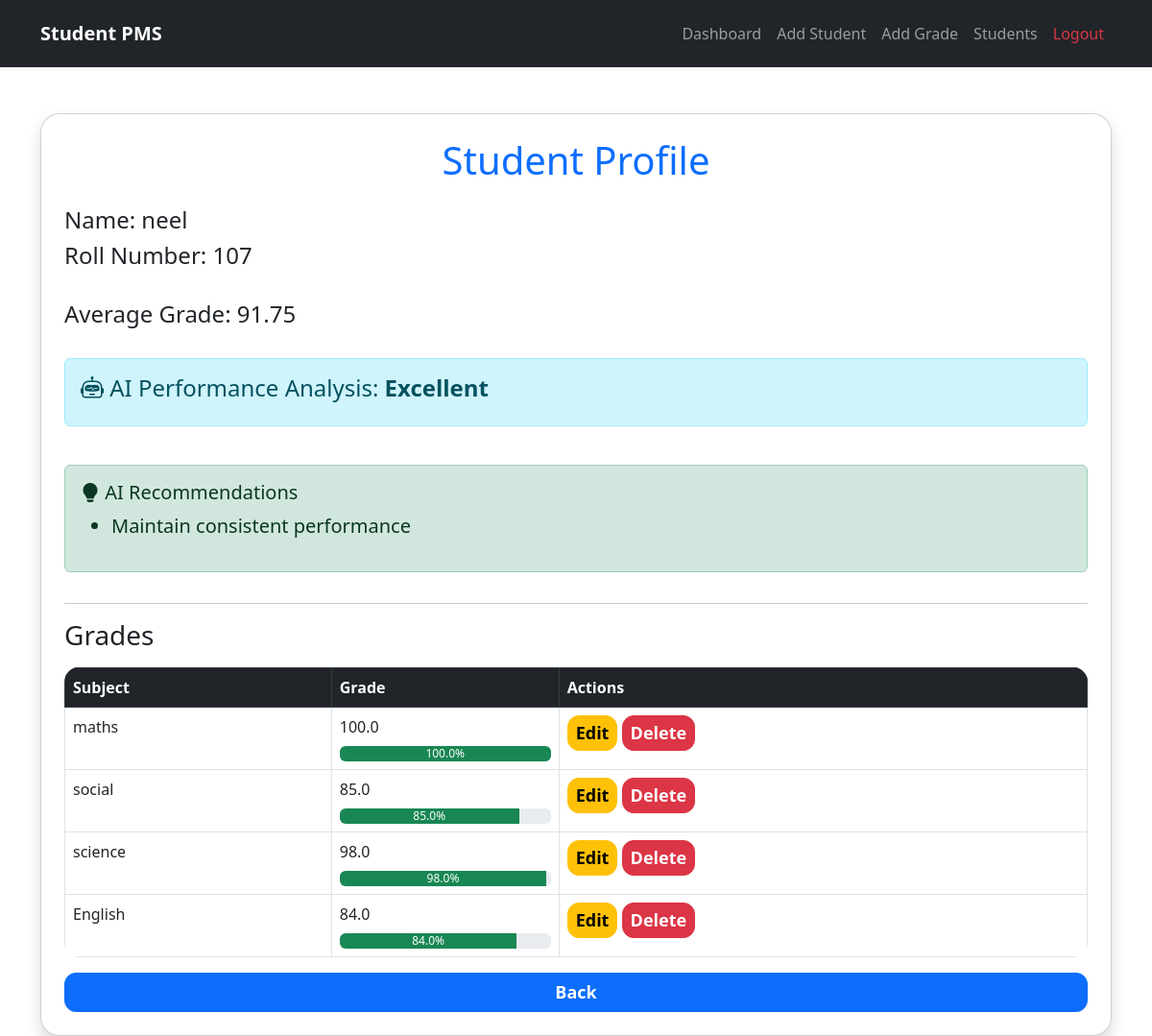
Screenshot of /student/107 with the database file from the repository.
### tables this page shows
CREATE TABLE students (
    name TEXT,
    roll_number TEXT PRIMARY KEY
);

CREATE TABLE grades (
    roll_number TEXT,
    subject TEXT,
    grade REAL
);

### app.py (the view)
@app.route("/student/<roll_number>")
def student_profile(roll_number):
    student, grades = get_student_details(roll_number)
    if not student:
        return "Student not found!"
    (
    performance,
    average,
    weak_subjects,
    recommendations) = analyze_student_performance(grades)
    return render_template(
    "student_profile.html",
    student=student,
    grades=grades,
    performance=performance,
    average=average,
    weak_subjects=weak_subjects,
    recommendations=recommendations)

### database.py (called while the page is built)
def get_student_details(roll_number):
    cursor.execute("""
    SELECT * FROM students
    WHERE roll_number = ?
    """, (roll_number,))
    student = cursor.fetchone()
    cursor.execute("""
    SELECT subject, grade FROM grades
    WHERE roll_number = ?
    """, (roll_number,))
    grades = cursor.fetchall()
    return student, grades

### templates/student_profile.html (shortened to what this page needs)
<!DOCTYPE html>
<html>
<head>
    <link href="https://cdn.jsdelivr.net/npm/bootstrap@5.3.0/dist/css/bootstrap.min.css" rel="stylesheet">
    <link rel="stylesheet" href="{{ url_for('static', filename='style.css') }}">
    <link rel="stylesheet"
    href="https://cdn.jsdelivr.net/npm/bootstrap-icons@1.10.5/font/bootstrap-icons.css">
</head>
<body>
{% include 'navbar.html' %}
<div class="container mt-5">
    <div class="card shadow p-4">
        <h1 class="text-center text-primary mb-4">
            Student Profile
        </h1>
        <h4>Name: {{ student[0] }}</h4>
        <h4>Roll Number: {{ student[1] }}</h4>
        <h4 class="mt-4">
            Average Grade: {{ average }}
        </h4>
        <div class="alert alert-info mt-4">
            <h4>
                <i class="bi bi-robot"></i>
                AI Performance Analysis:
                <strong>{{ performance }}</strong>
            </h4>
        </div>
        <div class="alert alert-success mt-4">
            <h5>
                <i class="bi bi-lightbulb-fill"></i>
                AI Recommendations
            </h5>
            <ul class="fs-5">
                {% for rec in recommendations %}
                <li>{{ rec }}</li>
                {% endfor %}
            </ul>
        </div>
        <hr>
        <h3 class="mb-3">Grades</h3>
        <table class="table table-bordered table-hover">
            <thead class="table-dark">
                <tr>
                    <th>Subject</th>
                    <th>Grade</th>
                    <th>Actions</th>
                </tr>
            </thead>
            <tbody>
                {% for subject, grade in grades %}
                <tr>
                    <td>{{ subject }}</td>
                    <td>
                        {{ grade }}
                        <div class="progress mt-2">
                            <div
                                class="progress-bar
                                {% if grade >= 80 %}
                                    bg-success
                                {% elif grade >= 50 %}
                                    bg-warning
                                {% else %}
                                    bg-danger
                                {% endif %}"
                                role="progressbar"
                                style="width: {{ grade }}%;">
                                {{ grade }}%
                            </div>
                        </div>
                    </td>
                    <td>
                        <a href="/edit_grade/{{ student[1] }}/{{ subject }}"
                           class="btn btn-warning btn-sm">
                            Edit
                        </a>
                        <a href="/delete_subject/{{ student[1] }}/{{ subject }}"
                           class="btn btn-danger btn-sm">
                            Delete
                        </a>
                    </td>
                </tr>
                {% endfor %}
            </tbody>
        </table>
        <a href="/view_students" class="btn btn-primary">
            Back
        </a>
    </div>
</div>
</body>
</html>

### static/style.css (style rules this page uses)
table { background-color: white; border-radius: 15px; overflow: hidden; }
.card { border-radius: 20px; }
.btn { border-radius: 12px; font-size: 18px; font-weight: 600; }

### rows the page displays
students: name "neel", roll_number "107"
grades: subject "maths", grade "100.0"
grades: subject "social", grade "85.0"
grades: subject "science", grade "98.0"
grades: subject "English", grade "84.0"

### other values shown
{{ average }} "91.75"
{{ performance }} "Excellent"
{{ rec }} "Maintain consistent performance"
